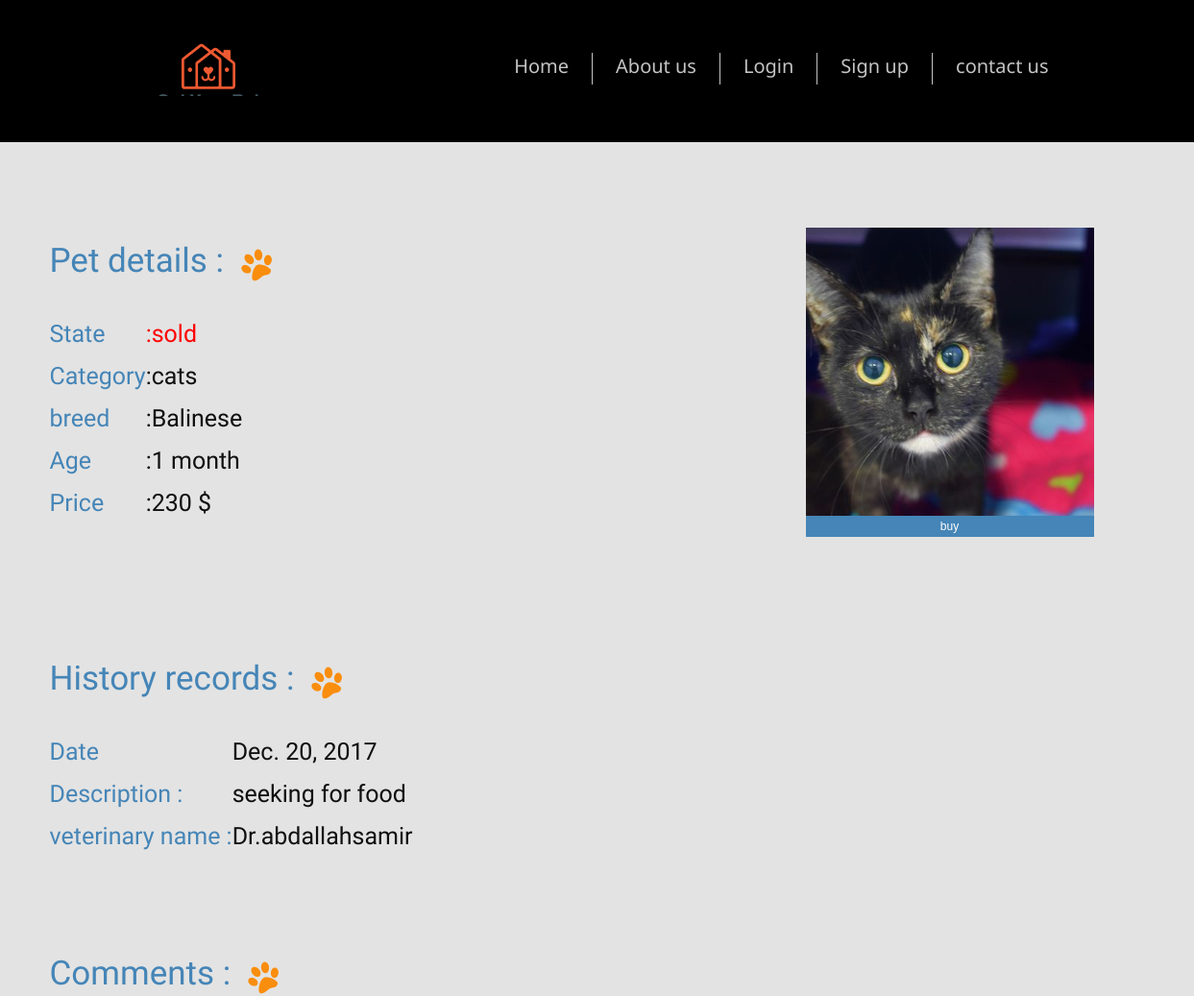
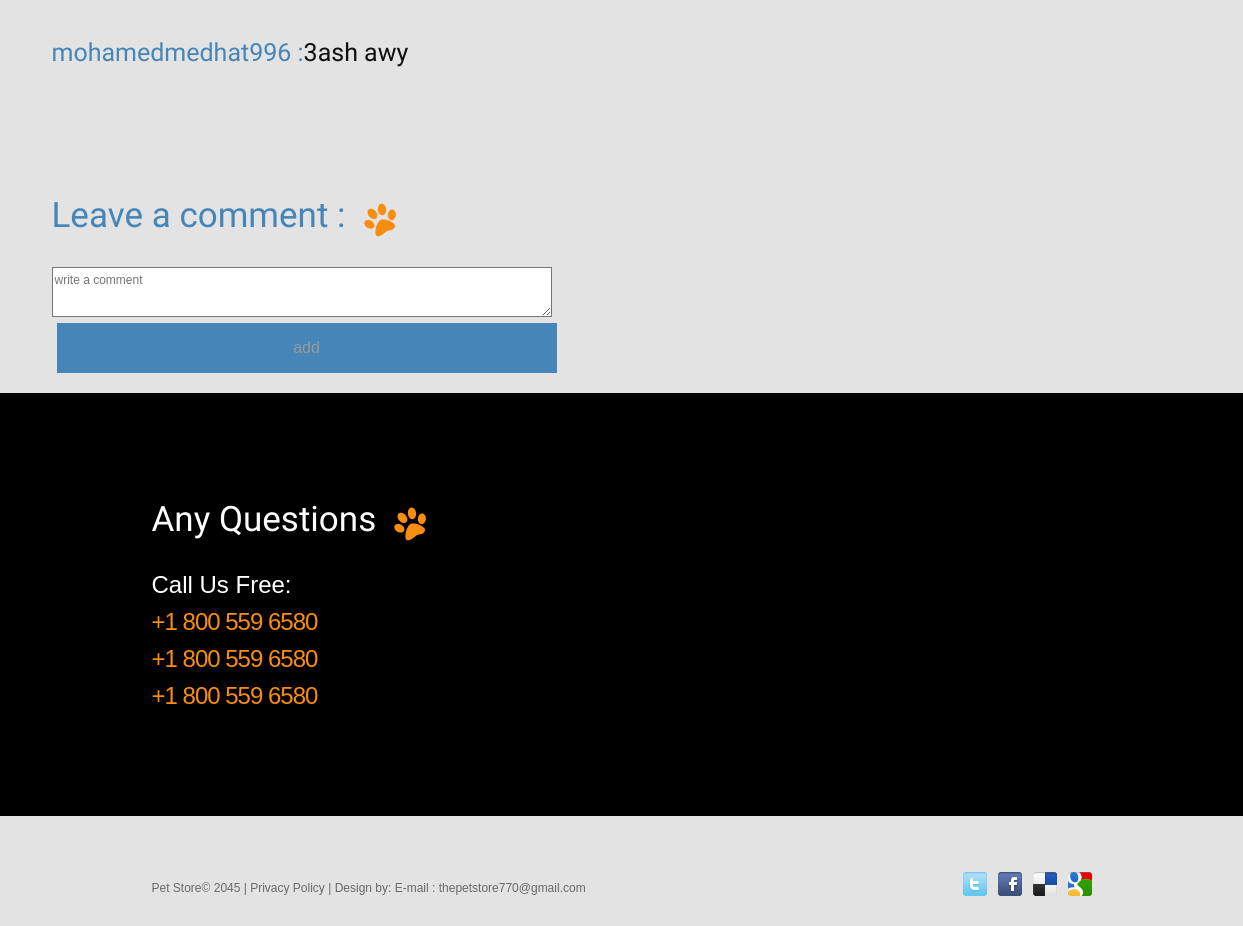
Page /search/details/7/ on the committed database (2 pictures, top to bottom).
### Home/models.py (models this page shows, shortened)
class Pet(models.Model):
    age = models.PositiveIntegerField()
    category = models.ForeignKey(PetCategory, on_delete=models.CASCADE)
    kind = models.ForeignKey(PetCategoryKind, on_delete=models.CASCADE)
    price = models.PositiveIntegerField()
    state = models.CharField(max_length=10)
    image = models.CharField(max_length=100)

class PetCategory(models.Model):
    category = models.CharField(max_length=100)

class PetCategoryKind(models.Model):
    kind = models.CharField(max_length=100)
    category = models.ForeignKey(PetCategory, on_delete=models.CASCADE)

class HistoryRecord(models.Model):
    date = models.DateField(max_length=100)
    veterinary = models.CharField(max_length=500)
    description = models.CharField(max_length=90000)
    pet = models.ForeignKey(Pet, on_delete=models.CASCADE)

### Search/models.py (models this page shows, shortened)
class Comment(models.Model):
    body = models.CharField(max_length=5000)
    user = models.ForeignKey(Person, on_delete=models.CASCADE)
    pet = models.ForeignKey(Pet, on_delete=models.CASCADE)

### Search/views.py (the view)
# urls.py: path('details/<int:pet_pk>/', views.details),
def details(request, pet_pk):
    try:
        user = Person.objects.get(username=request.user)
    except:
        user = None
    pet = Pet.objects.get(pk=pet_pk)
    records = HistoryRecord.objects.filter(pet=pet)
    context = {
        'user': user,
        'pet': pet,
        'comments': pet.comment_set.all(),
        'records': records,
    }
    return render(request, 'details.html', context)

### templates/details.html (shortened to what this page needs)
{% extends 'Base.html' %}
{% load static %}
{% block body %}
    <head>
    </head>
    <div class="container">
        <div class="row">
            <div class="col-lg-8 col-md-8 col-sm-8 col-xs-8">
                <h2> Pet details :</h2>
                <table>
                    <tr>
                        <td><h3 class="font"> State</h3></td>
                        {% if pet.state == 'sold' %}
                        <td><h3 class="fon" style="color: red">:{{ pet.state }}</h3></td>
                        {% else %}
                        <td><h3 class="fon" style="color: green">:{{ pet.state }}</h3></td>
                        {% endif %}
                    </tr>
                    <tr>
                        <td><h3 class="font"> Category</h3></td>
                        <td><h3 class="fon">:{{ pet.category.category }}</h3></td>
                    </tr>
                    <tr>
                        <td><h3 class="font"> breed</h3></td>
                        <td><h3 class="fon">:{{ pet.kind.kind }}</h3></td>
                    </tr>
                    <tr>
                        <td><h3 class="font"> Age</h3></td>
                        <td><h3 class="fon">:{{ pet.age }} month</h3></td>
                    </tr>
                    <tr>
                        <td><h3 class="font"> Price</h3></td>
                        <td><h3 class="fon">:{{ pet.price }} $</h3></td>
                    </tr>
                </table>
                <br><br>
                <h2>History records :</h2>
                {% for record in records %}
                    <table>
                        <tr>
                            <td><h3 class="font">Date </h3></td>
                            <td><h3 class="fon">{{ record.date }}</h3></td>
                        </tr>
                        <tr>
                            <td><h3 class="font">Description : </h3></td>
                            <td><h3 class="fon">{{ record.description }}</h3></td>
                        </tr>
                        <tr>
                            <td><h3 class="font">veterinary name : </h3></td>
                            <td><h3 class="fon">{{ record.veterinary }}</h3></td>
                        </tr>
                    </table>
                {% endfor %}
                <h2> Comments :</h2>
                {% for comment in comments %}
                    {% if comment.user.pk == user.pk %}
                        <table>
                            <tr>
                                <td><h3 class="font">{{ comment.user.username }} : </h3></td>
                                <td><h3 class="fon"> {{ comment.body }}</h3></td>
                            </tr>
                        </table>
                        <form action="/search/details/addcomment/{{ pet.pk }}/{{ comment.pk }}/" method="post">
                            {% csrf_token %}
                            <button type="submit" style="color: red;">delete comment</button>
                        </form>
                    {% else %}
                        <table>
                            <tr>
                                <td><h3 class="font">{{ comment.user.username }} : </h3></td>
                                <td><h3 class="fon"> {{ comment.body }}</h3></td>
                            </tr>
                        </table>
                    {% endif %}
                {% endfor %}
                    <br>
                {% if user.is_active %}
                    <h2> Leave a comment : </h2>
                    <div style="margin-bottom: 20px;">
                    <form action="/search/details/addcomment/{{ pet.pk }}/1/" method="get">
                        <textarea name="body" placeholder="write a comment" style=" width: 500px; height: 50px"></textarea>
                        <br>
                        <input type="submit" value="add" style="width:500px; background-color: #4585b7;border: none;">
                    </form>
                {% else %}
                    <h2> Leave a comment : </h2>
                    <div style="margin-bottom: 20px;">
                    <form action="/home/login" method="get">
                        <textarea name="body" placeholder="write a comment" style=" width: 500px; height: 50px"></textarea>
                        <br>
                        <input type="submit" value="add" style="width:500px; background-color: #4585b7;border: none;">
                    </form>
                {% endif %}
                </div>
            </div>
            <div class="col-lg-4 col-md-4 col-sm-4 col-xs-4 " style="margin-top: 7%">
                <div style="margin: 7px;display: inline-block">
                    <img src="{{ pet.image }}" width="300" height="300" style="">
                    {% if user is not None %}
                    <form action="/search/verify/{{ pet.pk }}/" method="get">
                        <button type="submit" style="width: 100%;   background-color: #4585B7;border: none; color: white ">buy</button>
                    </form>
                    {% else %}
                    <form action="/home/login/">
                        <button style="width: 100%;   background-color: #4585B7;border: none;color: white ">buy</button>
                    </form>
                    {% endif %}
                </div>
            </div>
        </div>
    </div>
    <div class="bottom_block" style="position: relative">
        <div class="container_12">
            <div class="grid_6">
                <h2> Any Questions </h2>
                <br>
                <div class="cont"> Call Us Free: <span>+1 800 559 6580</span> <span>+1 800 559 6580</span> <span>+1 800 559 6580</span>
                </div>
            </div>
        </div>
    </div>
{% endblock %}

### static/neww/css/style.css (style rules this page uses)
html { width: 100%; }
* { -webkit-text-size-adjust: none; }
body { font: 12px/20px Arial, Helvetica, sans-serif; color:#9b9a9a; position:relative; min-width:960px; background: #e3e3e3; }
body.page1 { min-width: 1233px !important; }
h1, h2, h3, h4, h5, h6 { font-weight: normal; font-family: 'Paprika', cursive;; color: #fff; }
h2 { color: #4585b7; font-size: 30px; line-height: 34px; background: url(../images/icon1.png) right bottom no-repeat; display: inline-block; padding-right: 50px; padding-top: 104px; padding-bottom: 2px; margin-bottom: 30px; }
img { max-width: 100%; }
.bottom_block { background: #000; padding-bottom: 108px; }
.bottom_block h2 { color: #fff; position: relative; top: 3px; }
.bottom_block .cont { color: #fff; font-size: 24px; line-height: 24px; padding-top: 5px; }
.bottom_block .cont span { padding-top: 13px; display: block; color: #f98d0d; letter-spacing: -1px; }

### static/neww/css/grid.css (style rules this page uses)
body { min-width: 960px; }
.container_12 { margin-left: auto; margin-right: auto; width: 960px; }
.grid_1, .grid_2, .grid_3, .grid_4, .grid_5, .grid_6, .grid_7, .grid_8, .grid_9, .grid_10, .grid_11, .grid_12 { display: inline; float: left; margin-left: 10px; margin-right: 10px; }
.container_12 .grid_6 { width: 460px; }
.clearfix:before, .clearfix:after, .container_12:before, .container_12:after { content: '.'; display: block; overflow: hidden; visibility: hidden; font-size: 0; line-height: 0; width: 0; height: 0; }
.clearfix:after, .container_12:after { clear: both; }
.clearfix, .container_12 { zoom: 1; }

### templates/Base.html (style rules this page uses)
img { vertical-align: top; }
input { display: inline-block; margin-left: 5px; margin-right: 2px; }
h3 { display: inline-block; color: #0f0f0f; font-weight: bold; font-size: 20px; }
.font { display: block; font-size: 20px; color: white; font-weight: bold; }

### templates/details.html (style rules this page uses)
h2 { font-size: 35px; line-height: 39px; }
.font { font-weight: normal; font-family: 'Paprika', cursive;; color: #4585b7; font-size: 25px; line-height: 29px; display: inline-block; padding-top: 10px; padding-bottom: 2px; margin-bottom: 3px; }
.fon { font-weight: normal; font-family: 'Paprika', cursive;; font-size: 25px; line-height: 29px; display: inline-block; padding-top: 10px; padding-bottom: 2px; margin-bottom: 3px; }
img { float: right; }
input, input::-webkit-input-placeholder { font-size: 16px; line-height: 3; }

### rows in the picture
Pet: state "sold", category.category "cats", kind.kind "Balinese", age "1", price "230", image (picture)
HistoryRecord: date "Dec. 20, 2017", description "seeking for food", veterinary "Dr.abdallahsamir"
Comment: user.username "mohamedmedhat996", body "3ash awy"
